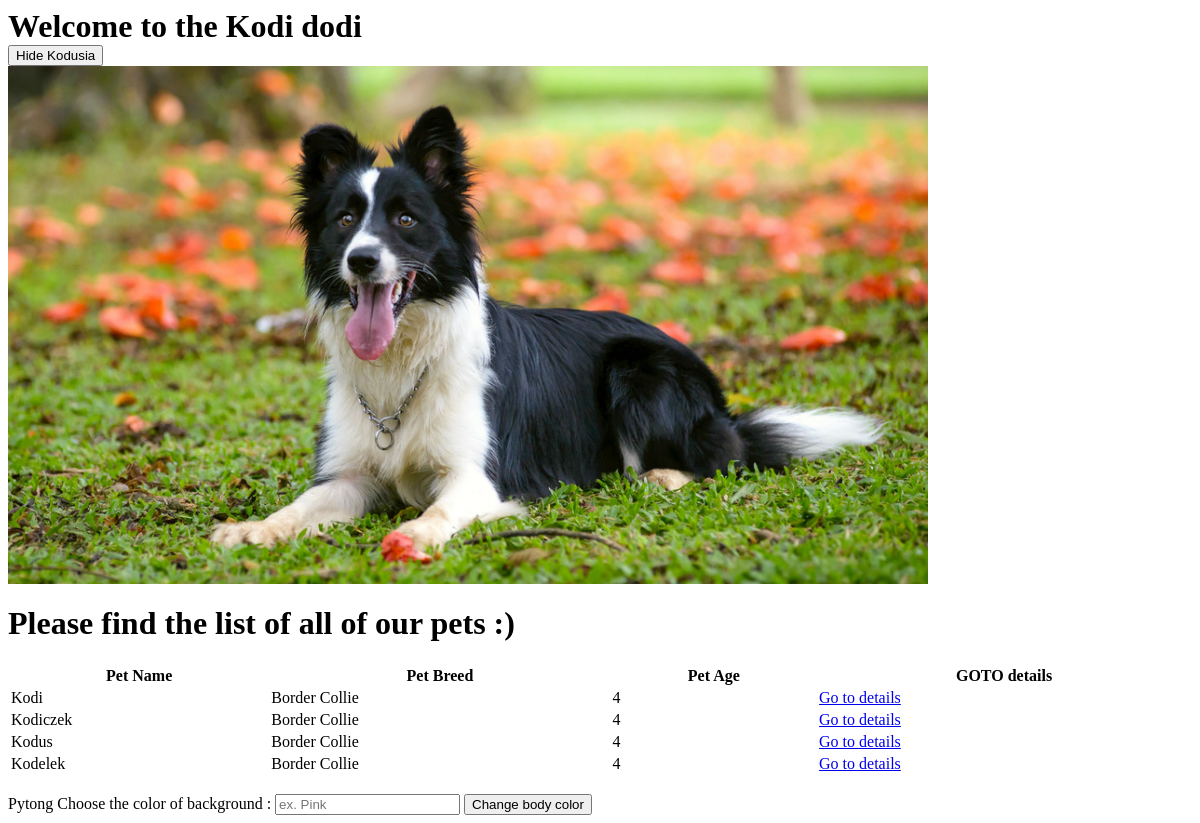
The app's page /, older data.
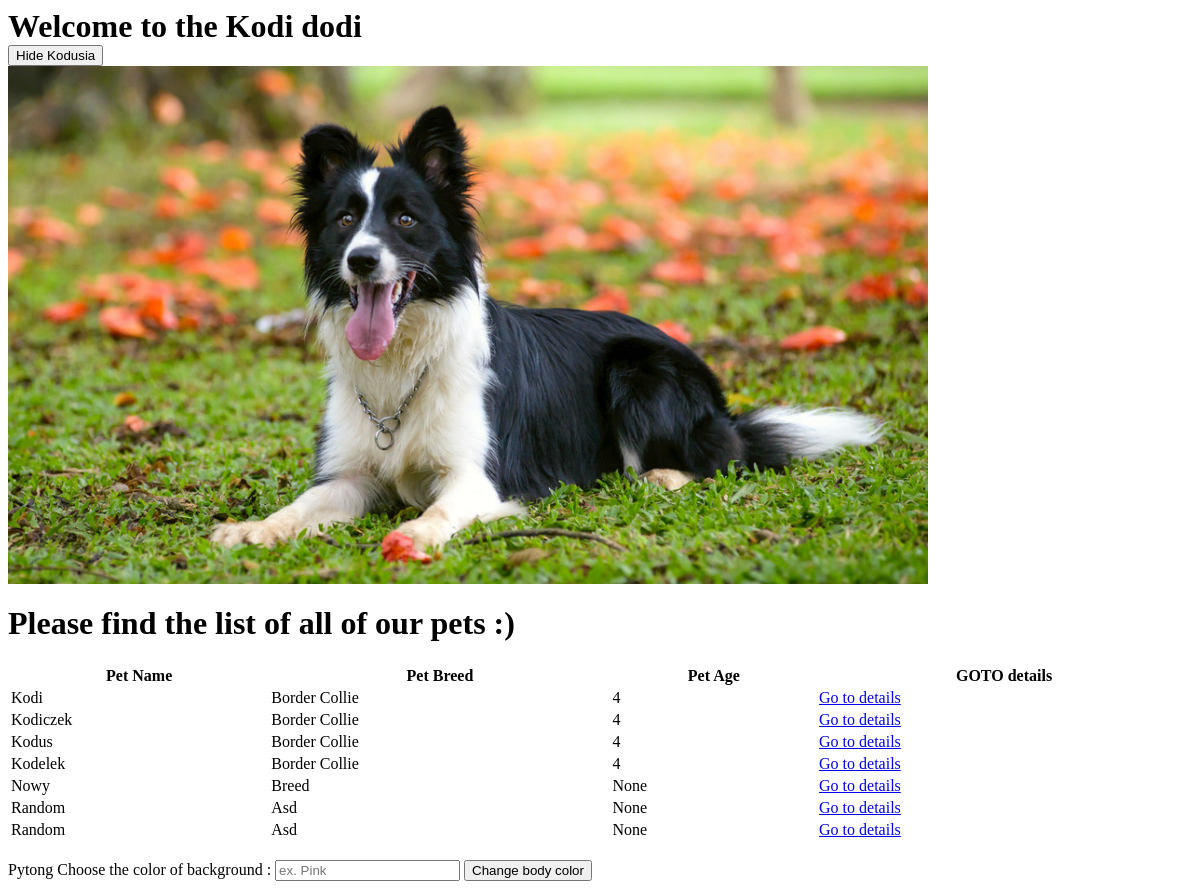
The same page, newer data.
### adoptions/models.py (models this page shows, shortened)
class Pet(models.Model):
    SEX_CHOICES = [('M', 'Male'), ('F', 'Female')]
    name = models.CharField(max_length=100, blank=True)
    submitter = models.CharField(max_length=30, blank=True)
    species = models.CharField(max_length=30, blank=True)
    breed = models.CharField(max_length=30, blank=True)
    description = models.TextField(blank=True)
    sex = models.CharField(choices=SEX_CHOICES, max_length=1)
    submission_date = models.DateTimeField()
    age = models.IntegerField(null=True)
    vaccinations = models.ManyToManyField('Vaccine', blank=True)

### adoptions/views.py (the view)
# urls.py: path('', views.home, name='home'),
def home(request):
    try:
        allpets = Pet.objects.all()
    except:
        raise Http404('we could not load pets for you')
    return render(request, 'home.html', {
        'pets': allpets,
        'testArg': 2137
    })

### adoptions/templates/home.html
{% extends "base.html" %}
{% block glownaTrescStronki %}
<div>
    <h1>Please find the list of all of our pets :)</h1>
    <table style="width:100%">
        <tr>
            <th>Pet Name</th>
            <th>Pet Breed</th>
            <th>Pet Age</th>
            <th>GOTO details</th>
        </tr>
        {% for pet in pets %}
        <tr>
            <td>{{ pet.name|capfirst }}</td>
            <td>{{ pet.breed|capfirst }}</td>
            <td>{{ pet.age }}</td>
            <td><a href="{% url 'pet_detail' pet.id %}">Go to details</a></td>
        </tr>
        {% endfor %}
    </table>
</div>
{% endblock glownaTrescStronki %}

Row changes from the older to the newer data that the page shows:
added Pet: name "Nowy", breed "Breed", age "None"
added Pet: name "Random", breed "Asd", age "None"
added Pet: name "Random", breed "Asd", age "None"
